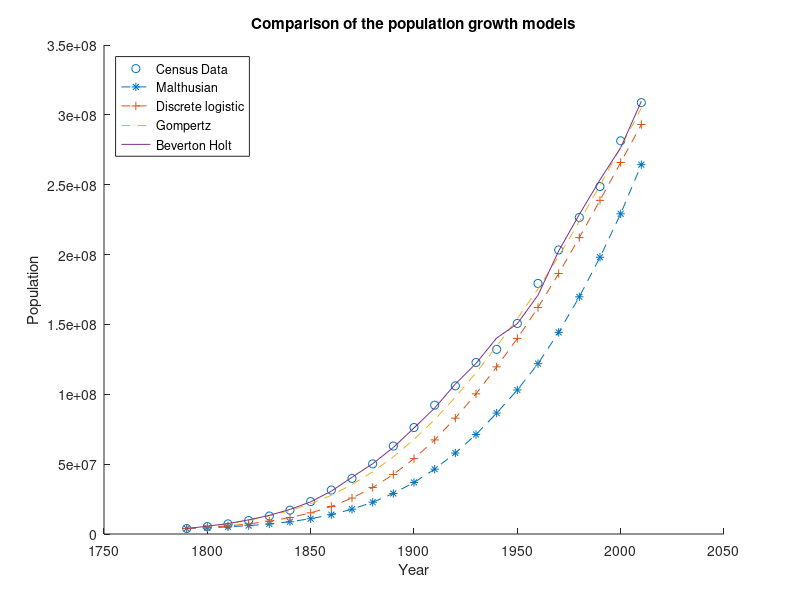

Recreate this plot in MATLAB. (Note: this script raises an error after producing the figure.)
P = [1790 3929214;
    1800 5308483;
    1810 7239881;
    1820 9638453;
    1830 12866020;
    1840 17069453;
    1850 23191876;
    1860 31443321;
    1870 39818449;
    1880 50189209;
    1890 62947714;
    1900 76212168;
    1910 92228496;
    1920 106021537;
    1930 122775046;
    1940 132164569;
    1950 150697361;
    1960 179323175;
    1970 203302031;
    1980 226545805;
    1990 248709873;
    2000 281421906;
    2010 308745538];

%Malthusian Model
X = [P(:,2)];
X(size(P,1),:) = [];
Y_n1 = P(:,2); Y_n1(1,:) = [];
Y_n = P(:,2); Y_n(size(P,1),:) = [];
Y = Y_n1 - Y_n;

b = (inv(X'*X))*X'*Y;

Y_diff = X*b;

p0=3929214;
p_Malthusian(1)=p0;
for n = 1:(size(P,1)-1)
    p_Malthusian(n+1) = p_Malthusian(n)+Y_diff(n);
end

%Discrete Logistic Model
X = [P(:,2) (P(:,2)).^2];
X(size(P,1),:) = [];
Y_n1 = P(:,2); Y_n1(1,:) = [];
Y_n = P(:,2); Y_n(size(P,1),:) = [];
Y = Y_n1 - Y_n;

b = (inv(X'*X))*X'*Y;

Y_diff = X*b;

p0=3929214;
p_logistic(1)=p0;
for n = 1:(size(P,1)-1)
    p_logistic(n+1) = p_logistic(n)+Y_diff(n);
end

%Gompertz Model
X = [P(:,2) (P(:,2)).*log(P(:,2))];
X(size(P,1),:) = [];
Y_n1 = P(:,2); Y_n1(1,:) = [];
Y_n = P(:,2); Y_n(size(P,1),:) = [];
Y = Y_n1 - Y_n;

b = (inv(X'*X))*X'*Y;

Y_diff = X*b;

p0=3929214;
p_gompertz(1)=p0;
for n = 1:(size(P,1)-1)
    p_gompertz(n+1) = p_gompertz(n)+Y_diff(n);
end

%Beverton-Holt Model
X = [P(:,2) (P(:,2)).^2 (P(:,2)).^3 (P(:,2)).^4 (P(:,2)).^5];
X(size(P,1),:) = [];
Y_n1 = P(:,2); Y_n1(1,:) = [];
% Y_n = P(:,2); Y_n(size(P,1),:) = [];
Y = Y_n1; %- Y_n;

b = (inv(X'*X))*X'*Y;

Y_diff = X*b;

p0=3929214;
p_bev_holt(1)=p0;
for n = 1:(size(P,1)-1)
    p_bev_holt(n+1) = Y_diff(n);
end

%PLOTS
scatter(P(:,1),P(:,2),'DisplayName','Census Data'); hold on;
plot(P(:,1),p_Malthusian,'--*','DisplayName','Malthusian'); hold on;
plot(P(:,1),p_logistic,'--+','DisplayName','Discrete logistic'); hold on;
plot(P(:,1),p_gompertz,'--','DisplayName','Gompertz'); hold on;
plot(P(:,1),p_bev_holt,'DisplayName','Beverton Holt'); hold off;
legend('Location','northwest');
title('Comparison of the population growth models');
xlabel('Year');
ylabel('Population');
ax = gca;
ax.YAxis.Exponent = 0;